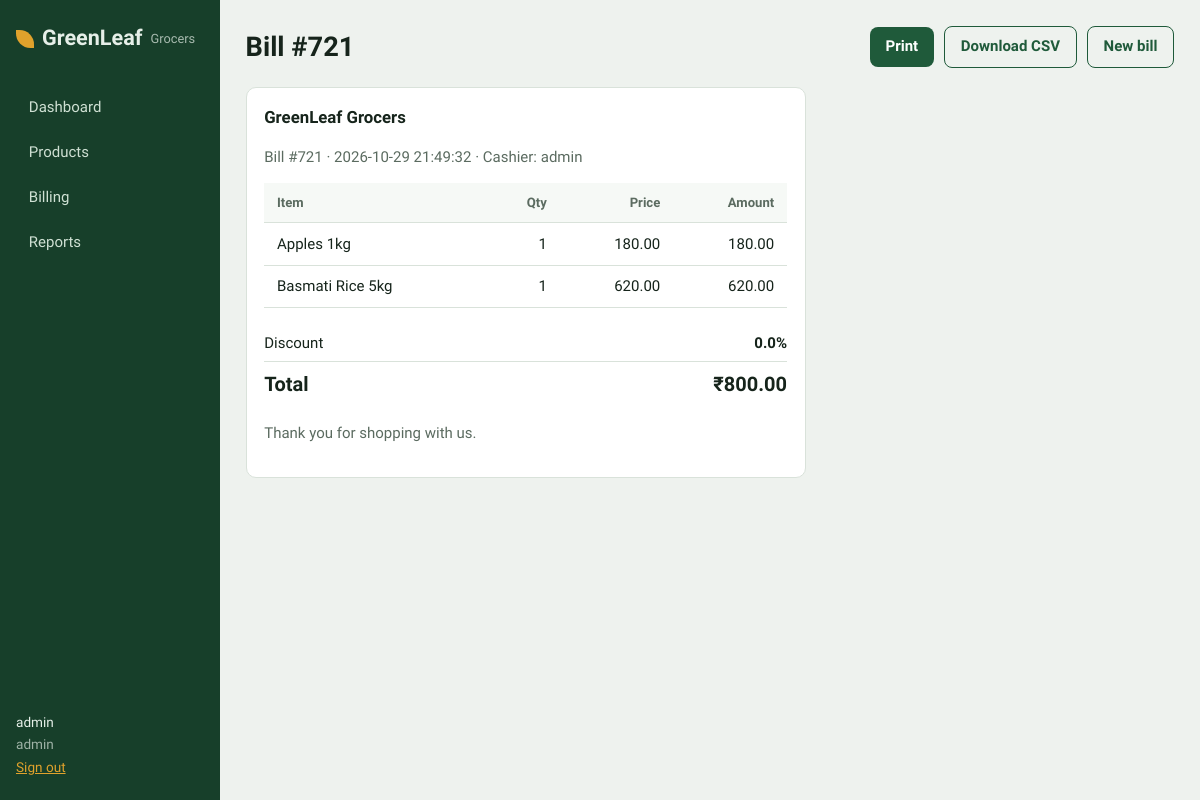
/bill/721 (signed in), run on the app's committed database.
### tables this page shows
CREATE TABLE sales(
  sale_id INTEGER PRIMARY KEY AUTOINCREMENT,
  sale_date TEXT NOT NULL,
  sale_time TEXT NOT NULL,
  user_id INTEGER NOT NULL REFERENCES users(user_id),
  discount_pct REAL NOT NULL DEFAULT 0 CHECK(discount_pct BETWEEN 0 AND 100),
  total_amount REAL NOT NULL CHECK(total_amount >= 0));

CREATE TABLE users(
  user_id INTEGER PRIMARY KEY AUTOINCREMENT,
  username TEXT UNIQUE NOT NULL,
  password_hash TEXT NOT NULL,
  role TEXT NOT NULL CHECK(role IN ('admin','cashier')));

CREATE TABLE sale_items(
  sale_item_id INTEGER PRIMARY KEY AUTOINCREMENT,
  sale_id INTEGER NOT NULL REFERENCES sales(sale_id) ON DELETE CASCADE,
  product_id INTEGER NOT NULL REFERENCES products(product_id),
  quantity INTEGER NOT NULL CHECK(quantity > 0),
  price REAL NOT NULL CHECK(price >= 0));

CREATE TABLE products(
  product_id INTEGER PRIMARY KEY AUTOINCREMENT,
  name TEXT NOT NULL,
  category TEXT NOT NULL,
  unit_price REAL NOT NULL CHECK(unit_price >= 0),
  stock_qty INTEGER NOT NULL DEFAULT 0 CHECK(stock_qty >= 0),
  reorder_level INTEGER NOT NULL DEFAULT 10 CHECK(reorder_level >= 0),
  expiry_date TEXT,
  supplier_id INTEGER REFERENCES suppliers(supplier_id) ON DELETE SET NULL);

### routes.py (the view)
@bp.route("/bill/<int:sale_id>")
@login_required(["admin", "cashier"])
def bill(sale_id):
    sale, items = models.get_bill(get_db(), sale_id)
    if not sale:
        flash("Bill not found.", "error")
        return redirect(url_for("main.home"))
    return render_template("bill.html", sale=sale, items=items)

### database.py (called while the page is built)
def connect(path):
    conn = sqlite3.connect(path)
    conn.row_factory = sqlite3.Row
    conn.execute("PRAGMA foreign_keys = ON")
    return conn

def get_db():
    if "db" not in g:
        g.db = connect(current_app.config["DATABASE"])
    return g.db

### models.py (called while the page is built)
def get_bill(db, sale_id):
    sale = db.execute("SELECT s.*, u.username FROM sales s JOIN users u USING(user_id) "
                      "WHERE sale_id=?", (sale_id,)).fetchone()
    if not sale:
        return None, []
    items = db.execute("SELECT p.name, i.quantity, i.price, i.quantity*i.price AS line_total "
                       "FROM sale_items i JOIN products p USING(product_id) WHERE sale_id=?",
                       (sale_id,)).fetchall()
    return sale, items

### utils.py (called while the page is built)
def login_required(roles=None):
    def deco(fn):
        @wraps(fn)
        def wrapper(*a, **kw):
            if "user_id" not in session:
                return redirect(url_for("main.login"))
            if roles and session.get("role") not in roles:
                flash("You do not have permission to open that page.", "error")
                return redirect(url_for("main.home"))
            return fn(*a, **kw)
        return wrapper
    return deco

### templates/bill.html (shortened to what this page needs)
{% extends "base.html" %}
{% block body %}
<header class="head noprint"><h1>Bill #{{ sale.sale_id }}</h1>
  <div class="actions"><button class="btn" onclick="window.print()">Print</button>
  <a class="btn ghost" href="{{ url_for('main.bill_csv', sale_id=sale.sale_id) }}">Download CSV</a>
  <a class="btn ghost" href="{{ url_for('main.billing') }}">New bill</a></div></header>
<div class="panel receipt">
  <h2>GreenLeaf Grocers</h2>
  <p class="hint">Bill #{{ sale.sale_id }} · {{ sale.sale_date }} {{ sale.sale_time }} · Cashier: {{ sale.username }}</p>
  <table><thead><tr><th>Item</th><th class="r">Qty</th><th class="r">Price</th><th class="r">Amount</th></tr></thead><tbody>
  {% for i in items %}<tr><td>{{ i.name }}</td><td class="r">{{ i.quantity }}</td><td class="r">{{ '%.2f'|format(i.price) }}</td><td class="r">{{ '%.2f'|format(i.line_total) }}</td></tr>{% endfor %}
  </tbody></table>
  <div class="totals"><div class="row"><span>Discount</span><b>{{ sale.discount_pct|round(1) }}%</b></div>
  <div class="row grand"><span>Total</span><b>₹{{ '%.2f'|format(sale.total_amount) }}</b></div></div>
  <p class="hint">Thank you for shopping with us.</p>
</div>
{% endblock %}

### static/style.css (style rules this page uses)
:root { --ink:#16241b;--mute:#5b6b60;--bg:#eef2ee;--card:#fff;--line:#d9e2da;--green:#1f5a3a;--green2:#173f2a; --chili:#d6452f;--amber:#e0a22c;--r:10px }
* { box-sizing:border-box }
body { margin:0;font:15px/1.5 "Public Sans",system-ui,sans-serif;color:var(--ink);background:var(--bg) }
h1,h2,.brand,.kpi strong { font-family:"Bricolage Grotesque","Public Sans",system-ui,sans-serif }
h1 { font-size:1.7rem;margin:0 }
h2 { font-size:1.05rem;margin:0 0 .8rem }
a { color:var(--green) }
.head { display:flex;justify-content:space-between;align-items:flex-end;flex-wrap:wrap;gap:1rem;margin-bottom:1.2rem }
.actions { display:flex;gap:.6rem;align-items:center;flex-wrap:wrap }
.panel { background:var(--card);border:1px solid var(--line);border-radius:var(--r);padding:1.1rem }
.btn { background:var(--green);color:#fff;border:0;border-radius:8px;padding:.55rem 1rem;font:inherit;font-weight:600;cursor:pointer;text-decoration:none;display:inline-block }
.btn.ghost { background:transparent;color:var(--green);border:1px solid var(--green) }
table { width:100%;border-collapse:collapse }
th,td { padding:.6rem .8rem;border-bottom:1px solid var(--line);text-align:left }
th { font-size:.82rem;color:var(--mute);font-weight:600;background:#f6f9f6 }
.r { text-align:right }
.row { display:flex;justify-content:space-between;padding:.45rem 0;border-bottom:1px solid var(--line);gap:1rem }
.empty,.hint { color:var(--mute) }
.totals { margin-top:1rem }
.grand { font-size:1.25rem;font-weight:700;border-bottom:0 }
.receipt { max-width:560px }

### data on the page
sales: sale_id "721", sale_date "2026-10-29", sale_time "21:49:32", discount_pct "0.0", total_amount "800.00"
users: username "admin"
sale_items: name "Apples 1kg", quantity "1", price "180.00", line_total "180.00"
sale_items: name "Basmati Rice 5kg", quantity "1", price "620.00", line_total "620.00"

### other printed values
{{ session.username }} "admin"
{{ session.role }} "admin"
